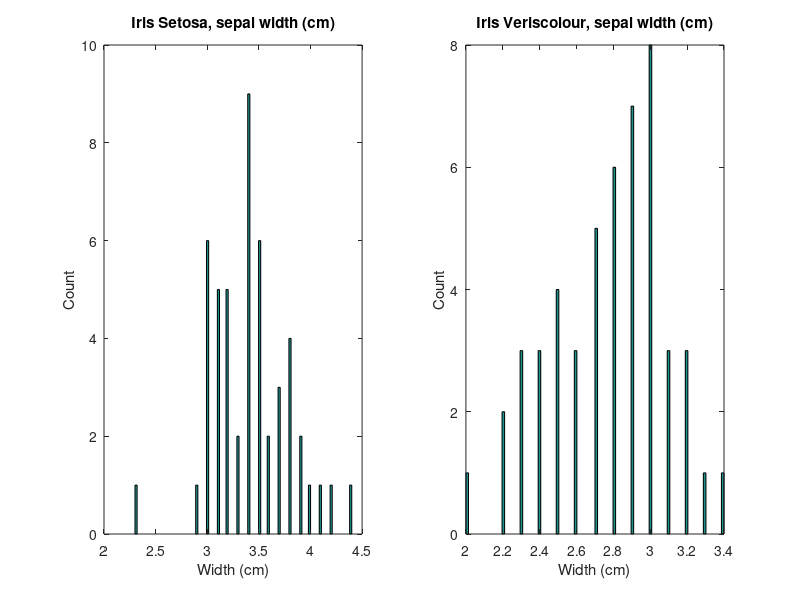
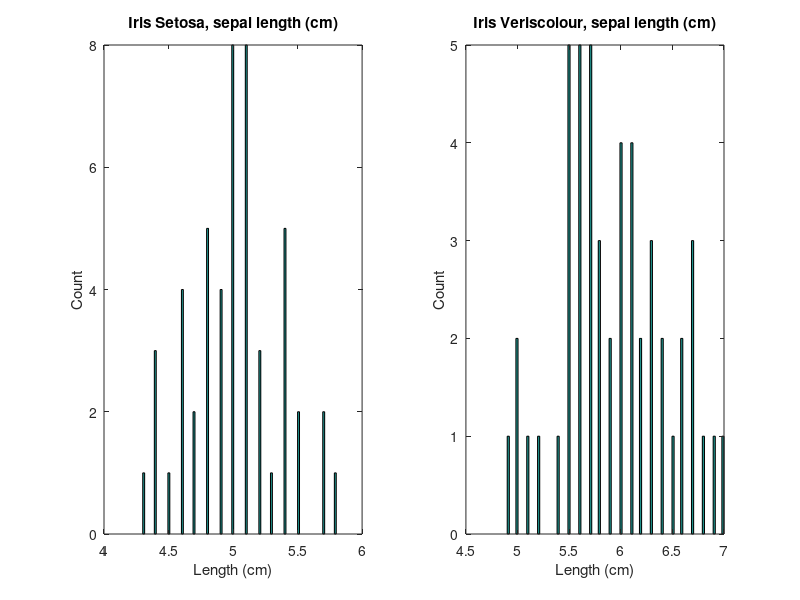
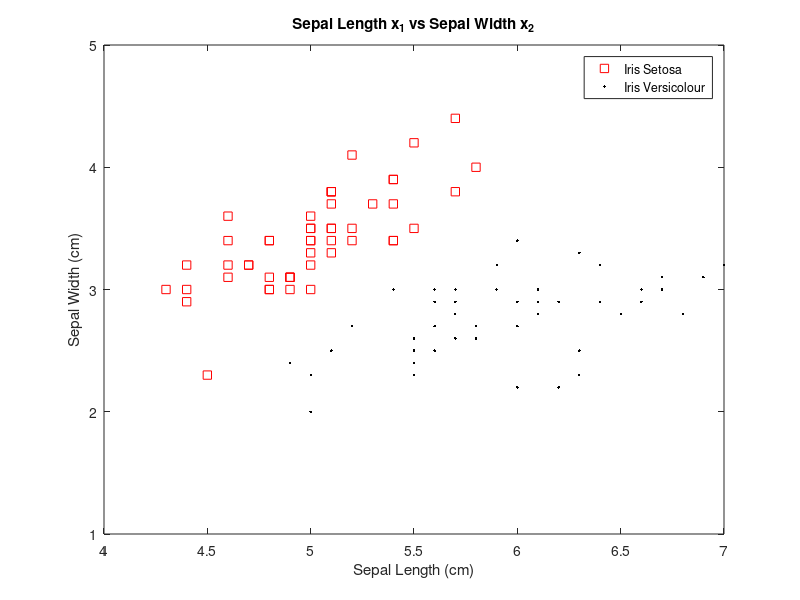

Source code (MATLAB) for these figures, in order: (Note: this script raises an error after producing the figures.)
%%%%%%%%%%%%%%%%%%%%%%%%%%%%%%%%%%%%%%%%%
% LAB 1, Bayesian Decision Theory
%%%%%%%%%%%%%%%%%%%%%%%%%%%%%%%%%%%%%%%%%

% Attribute Information for IRIS data:
%    1. sepal length in cm
%    2. sepal width in cm
%    3. petal length in cm
%    4. petal width in cm

%    class label/numeric label: 
%       -- Iris Setosa / 1 
%       -- Iris Versicolour / 2
%       -- Iris Virginica / 3
close all;
clear all;
clc;

%% this script will run lab1 experiments..
clear
load irisdata.mat

%% extract unique labels (class names)
labels = unique(irisdata_labels);

%% generate numeric labels
numericLabels = zeros(size(irisdata_features,1),1);
for i = 1:size(labels,1)
    numericLabels(find(strcmp(labels{i},irisdata_labels)),:)= i;
end

%% feature distribution of x1 for two classes
figure

subplot(1,2,1);hist(irisdata_features(find(numericLabels(:)==1),2),100), title('Iris Setosa, sepal width (cm)');
xlabel('Width (cm)');
ylabel('Count');
subplot(1,2,2), hist(irisdata_features(find(numericLabels(:)==2),2),100); title('Iris Veriscolour, sepal width (cm)');
xlabel('Width (cm)');
ylabel('Count');
figure

subplot(1,2,1), hist(irisdata_features(find(numericLabels(:)==1),1),100), title('Iris Setosa, sepal length (cm)');
xlabel('Length (cm)');
ylabel('Count');
subplot(1,2,2), hist(irisdata_features(find(numericLabels(:)==2),1),100); title('Iris Veriscolour, sepal length (cm)');
xlabel('Length (cm)');
ylabel('Count');   
figure

plot(irisdata_features(find(numericLabels(:)==1),1),irisdata_features(find(numericLabels(:)==1),2),'rs');
hold on;
plot(irisdata_features(find(numericLabels(:)==2),1),irisdata_features(find(numericLabels(:)==2),2),'k.');
axis([4 7 1 5]);
title('Sepal Length x_1 vs Sepal Width x_2');
xlabel('Sepal Length (cm)');
ylabel('Sepal Width (cm)');
legend('Iris Setosa', 'Iris Versicolour');
    

%% build training data set for two class comparison
% merge feature samples with numeric labels for two class comparison (Iris
% Setosa vs. Iris Veriscolour
trainingSet = [irisdata_features(1:100,:) numericLabels(1:100,1) ];


%% Lab1 experiments (include here)
disp('************EXPERIMENTS************');

%% Question 3
disp('************Feature x_2: Sepal Width************');
featureOfInterest = 2;  % sepal width
x1 = [3.3, 4.4, 5.0, 5.7, 6.3];
for k=1:numel(x1)
    x = x1(k);
    [posteriors_x,g_x] = lab1(x,trainingSet,featureOfInterest);
    disp(['x = ' num2str(x)]);
    disp(['Posterior Probability w1 = ' num2str(posteriors_x(1))]);
    disp(['Posterior Probability w2 = ' num2str(posteriors_x(2))]);
    disp(['Discriminant Function = ' num2str(g_x)]);
    
    if (g_x > 0)
        class_label = 1;
    else
        class_label = 2;
    end
    disp([labels(class_label)]);
end

%% Question 4
disp('************Threshold Per Feature************');
listOfFeatures = {'Sepal Length', 'Sepal Width', 'Petal Length', 'Petal Width'};
for k=1:4
    disp(['Threshold for ', listOfFeatures{k}]);
    th = threshold(trainingSet,k);
end

%% Question 6
disp('************Feature x_1: Sepal Length************');
featureOfInterest = 1;  % sepal length
x1 = [3.3, 4.4, 5.0, 5.7, 6.3];
for k=1:numel(x1)
    x = x1(k);
    [posteriors_x,g_x] = lab1(x,trainingSet,featureOfInterest);
    disp(['x = ' num2str(x)]);
    disp(['Posterior Probability w1 = ' num2str(posteriors_x(1))]);
    disp(['Posterior Probability w2 = ' num2str(posteriors_x(2))]);
    disp(['Discriminant Function = ' num2str(g_x)]);
    
    if (g_x > 0)
        class_label = 1;
    else
        class_label = 2;
    end
    disp([labels(class_label)]);
end